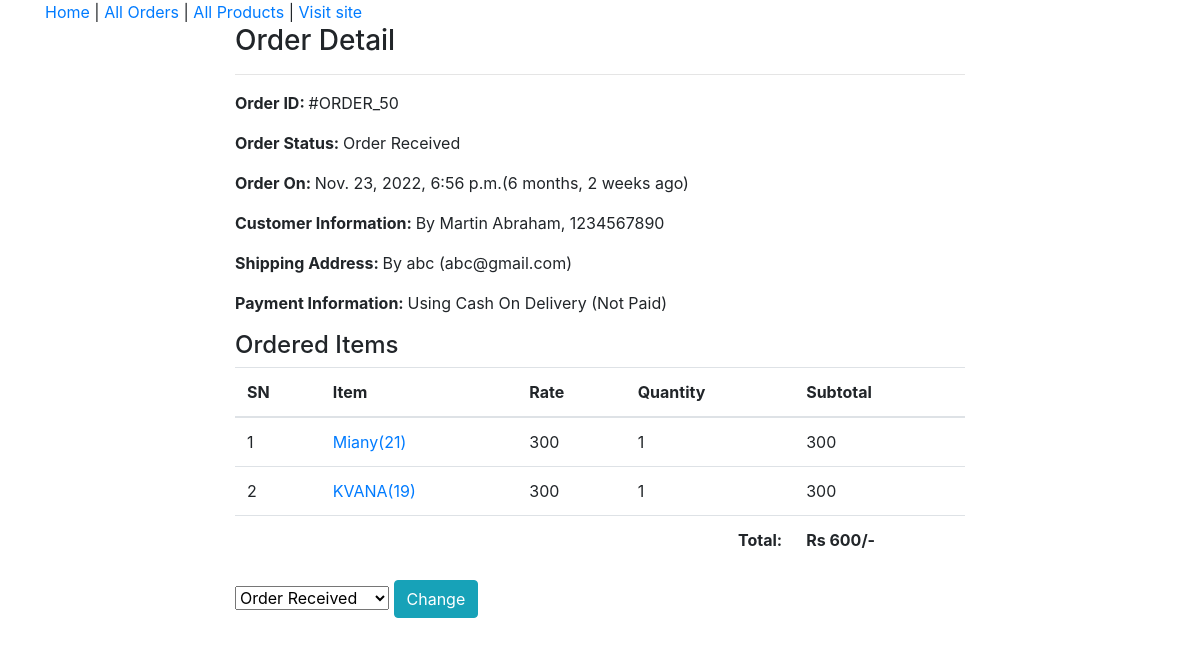
/admin-order/50/ (signed in), run on the app's committed database.
### ecomapp/models.py (models this page shows, shortened)
class Order(models.Model):
    cart = models.OneToOneField(Cart, on_delete=models.CASCADE)
    ordered_by = models.CharField(max_length=200)
    shipping_address = models.CharField(max_length=200)
    mobile = models.CharField(max_length=10)
    email = models.EmailField(null=True, blank=True)
    subtotal = models.PositiveIntegerField()
    discount = models.PositiveIntegerField()
    total = models.PositiveIntegerField()
    order_status = models.CharField(max_length=50, choices=ORDER_STATUS)
    created_at = models.DateTimeField(auto_now_add=True)
    payment_method = models.CharField(
        max_length=20, choices=METHOD, default="Cash On Delivery")
    payment_completed = models.BooleanField(
        default=False, null=True, blank=True)

class CartProduct(models.Model):
    cart = models.ForeignKey(Cart, on_delete=models.CASCADE)
    product = models.ForeignKey(Product, on_delete=models.CASCADE)
    rate = models.PositiveIntegerField()
    quantity = models.PositiveIntegerField()
    subtotal = models.PositiveIntegerField()

class Product(models.Model):
    title = models.CharField(max_length=200)
    slug = models.SlugField(unique=True)
    category = models.ForeignKey(Category, on_delete=models.CASCADE)
    image = models.ImageField(upload_to="products")
    marked_price = models.PositiveIntegerField()
    selling_price = models.PositiveIntegerField()
    description = models.TextField()
    warranty = models.CharField(max_length=300, null=True, blank=True)
    return_policy = models.CharField(max_length=300, null=True, blank=True)
    view_count = models.PositiveIntegerField(default=0)

### ecomapp/views.py (the view)
# urls.py: path("admin-order/<int:pk>/", AdminOrderDetailView.as_view(),
class AdminOrderDetailView(AdminRequiredMixin, DetailView):
    template_name = "adminpages/adminorderdetail.html"
    model = Order
    context_object_name = "ord_obj"
    def get_context_data(self, **kwargs):
        context = super().get_context_data(**kwargs)
        context["allstatus"] = ORDER_STATUS
        return context

### ecomapp/views.py (called while the page is built)
    def dispatch(self, request, *args, **kwargs):
        if request.user.is_authenticated and Admin.objects.filter(user=request.user).exists():
            pass
        else:
            return redirect("/admin-login/")
        return super().dispatch(request, *args, **kwargs)

### templates/adminpages/adminorderdetail.html (shortened to what this page needs)
{% extends 'adminpages/adminbase.html' %}
{% load humanize %}
{% block content %}
<div class="container">
    <div class="row">
        <div class="col-md-8 mx-auto">
            <h3>Order Detail</h3>
            <hr>
            <p><span class="font-weight-bold">Order ID: </span> #ORDER_{{ord_obj.id}}</p>
            <p><span class="font-weight-bold">Order Status: </span> {{ord_obj.order_status}}</p>
            <p><span class="font-weight-bold">Order On: </span> {{ord_obj.created_at}}({{ord_obj.created_at|timesince}} ago)</p>
            <p><span class="font-weight-bold">Customer Information: </span> By {{ord_obj.ordered_by}}, {{ord_obj.mobile}}</p>
            <p><span class="font-weight-bold">Shipping Address: </span> By {{ord_obj.shipping_address}} ({{ord_obj.email}})</p>
            <p><span class="font-weight-bold">Payment Information: </span>  Using {{ord_obj.payment_method}} ({% if ord_obj.payment_completed %}Payment Completed{% else %}Not Paid{% endif %})</p>
            <h4>Ordered Items</h4>
            <table class="table">
                <thead>
                    <tr>
                        <th>SN</th>
                        <th>Item</th>
                        <th>Rate</th>
                        <th>Quantity</th>
                        <th>Subtotal</th>
                    </tr>
                </thead>
                <tbody>
                    {% for cp in ord_obj.cart.cartproduct_set.all %}
                    <tr>
                        <td>{{forloop.counter}}</td>
                        <td><a target="_blank"
                                href="{% url 'ecomapp:productdetail' cp.product.slug %}">{{cp.product.title}}({{cp.product.id}})</a>
                        </td>
                        <td>{{cp.rate}}</td>
                        <td>{{cp.quantity}}</td>
                        <td>{{cp.subtotal}}</td>
                    </tr>
                    {% endfor %}
                    <tr>
                        <th colspan="4" class="text-right">Total: </th>
                        <th>Rs {{ord_obj.total|intcomma}}/-</th>
                    </tr>
                </tbody>
            </table>
            <form action="{% url 'ecomapp:adminorderstatuschange' ord_obj.id %}" method="POST">
                <select name="status">
                    {% for i, j in allstatus %}
                    <option value="{{i}}" {% if i == ord_obj.order_status %}selected{% endif %}>{{j}}</option>
                    {% endfor %}
                </select>
                <button class="btn btn-info">Change</button>
            </form>
        </div>
    </div>
</div>
{% endblock %}

### data on the page
Order: id "50", order_status "Order Received", created_at "Nov. 23, 2022, 6:56 p.m.", created_at "6 months, 2 weeks", ordered_by "Martin Abraham", mobile "1234567890", shipping_address "abc", email "abc@gmail.com", payment_method "Cash On Delivery", total "600", status "Order Received"
CartProduct: product "Miany", product.id "21", rate "300", quantity "1", subtotal "300"
CartProduct: product "KVANA", product.id "19", rate "300", quantity "1", subtotal "300"
